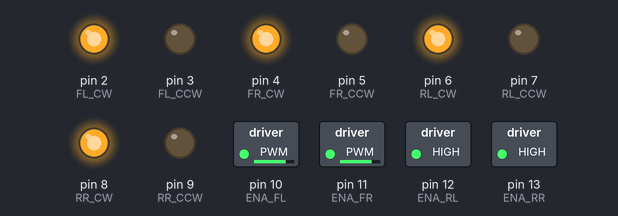
The sketch below on a simulated Arduino Uno, built with avr-gcc and run on an emulated ATmega328P. Parts: switched loads named in the sketch (green lamp = pin HIGH), output pins drawn as LEDs (lit = HIGH).

Above: at 0.05 s.
At 3.05 s:
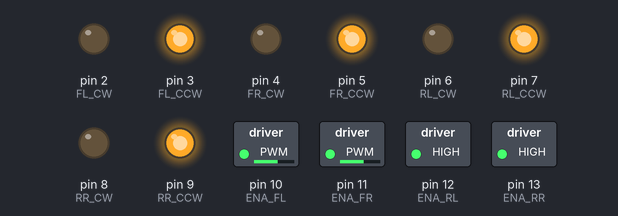
At 6.05 s:
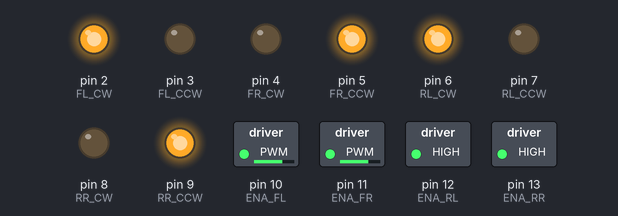
At 11.95 s:
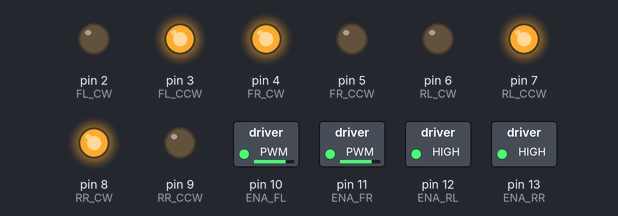
Timing chart, 0 to 13.8 s (numbered marks = the images above):
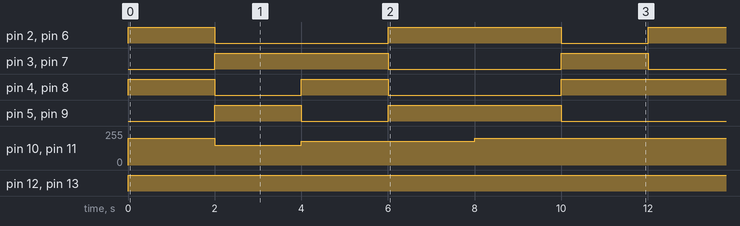

Measured:
- by itself, pin 2 (FL_CW), pin 6 (RL_CW): repeats every 12.0 s: LOW 4.0 s, HIGH 4.0 s, LOW 2.0 s, HIGH 2.0 s
- by itself, pin 3 (FL_CCW), pin 7 (RL_CCW): repeats every 12.0 s: LOW 4.0 s, HIGH 2.0 s, LOW 2.0 s, HIGH 4.0 s
- by itself, pin 4 (FR_CW), pin 8 (RR_CW): repeats every 12.0 s: LOW 2.0 s, HIGH 2.0 s, LOW 4.0 s, HIGH 4.0 s
- by itself, pin 5 (FR_CCW), pin 9 (RR_CCW): repeats every 12.0 s: LOW 2.0 s, HIGH 4.0 s, LOW 4.0 s, HIGH 2.0 s
- by itself, pin 10 (ENA_FL), pin 11 (ENA_FR): repeats every 12.0 s: 150/255 2.0 s, 180/255 4.0 s, 200/255 6.0 s
- by itself, pin 12 (ENA_RL), pin 13 (ENA_RR): LOW → HIGH at 0.00 s

The sketch:

Basic_Drive.ino
```cpp
// Define motor pins
const int FL_CW = 2;
const int FL_CCW = 3;
const int FR_CW = 4;
const int FR_CCW = 5;
const int RL_CW = 6;
const int RL_CCW = 7;
const int RR_CW = 8;
const int RR_CCW = 9;

const int ENA_FL = 10;
const int ENA_FR = 11;
const int ENA_RL = 12;
const int ENA_RR = 13;

void setup() {
  pinMode(FL_CW, OUTPUT);
  pinMode(FL_CCW, OUTPUT);
  pinMode(FR_CW, OUTPUT);
  pinMode(FR_CCW, OUTPUT);
  pinMode(RL_CW, OUTPUT);
  pinMode(RL_CCW, OUTPUT);
  pinMode(RR_CW, OUTPUT);
  pinMode(RR_CCW, OUTPUT);

  pinMode(ENA_FL, OUTPUT);
  pinMode(ENA_FR, OUTPUT);
  pinMode(ENA_RL, OUTPUT);
  pinMode(ENA_RR, OUTPUT);
}

void loop() {

  Forward(200);
  delay(2000);

  Backward(150);
  delay(2000);

  Left(180);
  delay(2000);

  Right(180);
  delay(2000);

  Clockwise(200);
  delay(2000);

  Counterclockwise(200);
  delay(2000);
}

void Forward(int pwm) {
  analogWrite(ENA_FL, pwm);
  analogWrite(ENA_FR, pwm);
  analogWrite(ENA_RL, pwm);
  analogWrite(ENA_RR, pwm);

  digitalWrite(FL_CW, HIGH);
  digitalWrite(FL_CCW, LOW);
  digitalWrite(FR_CW, HIGH);
  digitalWrite(FR_CCW, LOW);
  digitalWrite(RL_CW, HIGH);
  digitalWrite(RL_CCW, LOW);
  digitalWrite(RR_CW, HIGH);
  digitalWrite(RR_CCW, LOW);
}

void Backward(int pwm) {
  analogWrite(ENA_FL, pwm);
  analogWrite(ENA_FR, pwm);
  analogWrite(ENA_RL, pwm);
  analogWrite(ENA_RR, pwm);

  digitalWrite(FL_CW, LOW);
  digitalWrite(FL_CCW, HIGH);
  digitalWrite(FR_CW, LOW);
  digitalWrite(FR_CCW, HIGH);
  digitalWrite(RL_CW, LOW);
  digitalWrite(RL_CCW, HIGH);
  digitalWrite(RR_CW, LOW);
  digitalWrite(RR_CCW, HIGH);
}

void Left(int pwm) {
  analogWrite(ENA_FL, pwm);
  analogWrite(ENA_FR, pwm);
  analogWrite(ENA_RL, pwm);
  analogWrite(ENA_RR, pwm);

  digitalWrite(FL_CW, LOW);
  digitalWrite(FL_CCW, HIGH);
  digitalWrite(FR_CW, HIGH);
  digitalWrite(FR_CCW, LOW);
  digitalWrite(RL_CW, LOW);
  digitalWrite(RL_CCW, HIGH);
  digitalWrite(RR_CW, HIGH);
  digitalWrite(RR_CCW, LOW);
}

void Right(int pwm) {
  analogWrite(ENA_FL, pwm);
  analogWrite(ENA_FR, pwm);
  analogWrite(ENA_RL, pwm);
  analogWrite(ENA_RR, pwm);

  digitalWrite(FL_CW, HIGH);
  digitalWrite(FL_CCW, LOW);
  digitalWrite(FR_CW, LOW);
  digitalWrite(FR_CCW, HIGH);
  digitalWrite(RL_CW, HIGH);
  digitalWrite(RL_CCW, LOW);
  digitalWrite(RR_CW, LOW);
  digitalWrite(RR_CCW, HIGH);
}

void Clockwise(int pwm) {
  analogWrite(ENA_FL, pwm);
  analogWrite(ENA_FR, pwm);
  analogWrite(ENA_RL, pwm);
  analogWrite(ENA_RR, pwm);

  digitalWrite(FL_CW, HIGH);
  digitalWrite(FL_CCW, LOW);
  digitalWrite(FR_CW, LOW);
  digitalWrite(FR_CCW, HIGH);
  digitalWrite(RL_CW, HIGH);
  digitalWrite(RL_CCW, LOW);
  digitalWrite(RR_CW, LOW);
  digitalWrite(RR_CCW, HIGH);
}

void Counterclockwise(int pwm) {
  analogWrite(ENA_FL, pwm);
  analogWrite(ENA_FR, pwm);
  analogWrite(ENA_RL, pwm);
  analogWrite(ENA_RR, pwm);

  digitalWrite(FL_CW, LOW);
  digitalWrite(FL_CCW, HIGH);
  digitalWrite(FR_CW, HIGH);
  digitalWrite(FR_CCW, LOW);
  digitalWrite(RL_CW, LOW);
  digitalWrite(RL_CCW, HIGH);
  digitalWrite(RR_CW, HIGH);
  digitalWrite(RR_CCW, LOW);
}
```
